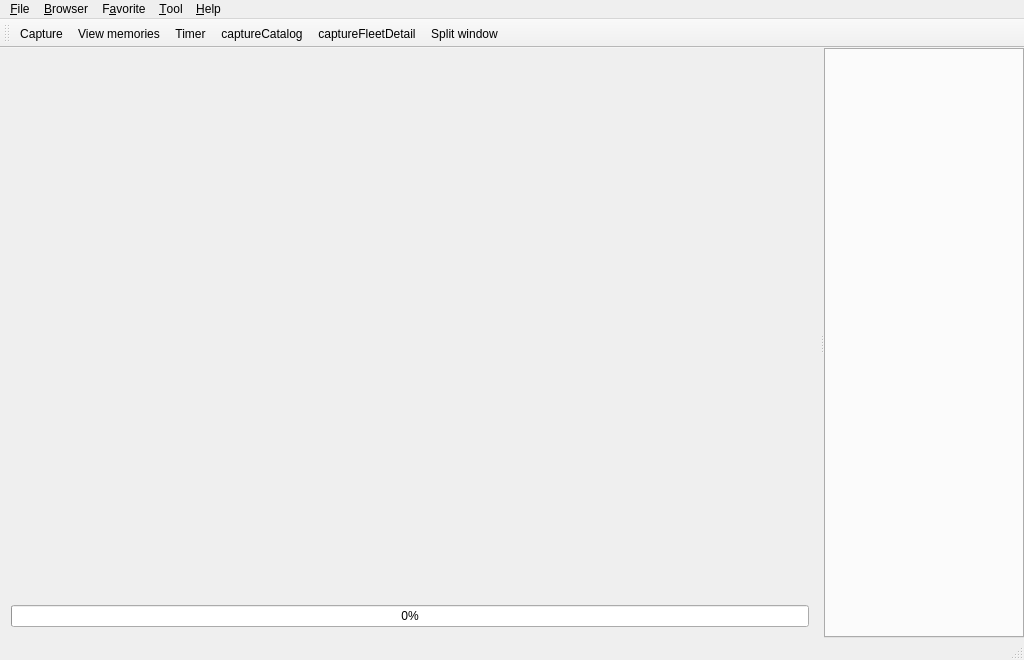
<?xml version="1.0" encoding="UTF-8"?>
<ui version="4.0">
 <class>MainWindow</class>
 <widget class="QMainWindow" name="MainWindow">
  <property name="geometry">
   <rect>
    <x>0</x>
    <y>0</y>
    <width>1024</width>
    <height>660</height>
   </rect>
  </property>
  <property name="minimumSize">
   <size>
    <width>1024</width>
    <height>660</height>
   </size>
  </property>
  <property name="windowTitle">
   <string>Kan Memo -KanMusu Memory-</string>
  </property>
  <property name="windowIcon">
   <iconset resource="KanmusuMemory.qrc">
    <normaloff>:/resources/KanmusuMemory32.png</normaloff>:/resources/KanmusuMemory32.png</iconset>
  </property>
  <widget class="QWidget" name="centralWidget">
   <layout class="QVBoxLayout" name="verticalLayout_2">
    <property name="spacing">
     <number>0</number>
    </property>
    <property name="leftMargin">
     <number>0</number>
    </property>
    <property name="topMargin">
     <number>0</number>
    </property>
    <property name="rightMargin">
     <number>0</number>
    </property>
    <property name="bottomMargin">
     <number>0</number>
    </property>
    <item>
     <widget class="QSplitter" name="splitter">
      <property name="orientation">
       <enum>Qt::Horizontal</enum>
      </property>
      <widget class="QWidget" name="verticalLayoutWidget">
       <layout class="QVBoxLayout" name="verticalLayout">
        <item>
         <widget class="WebView" name="webView" native="true">
          <property name="minimumSize">
           <size>
            <width>800</width>
            <height>480</height>
           </size>
          </property>
         </widget>
        </item>
        <item>
         <widget class="QProgressBar" name="progressBar">
          <property name="value">
           <number>0</number>
          </property>
         </widget>
        </item>
       </layout>
      </widget>
      <widget class="TabWidget" name="tabWidget">
       <property name="enabled">
        <bool>true</bool>
       </property>
       <property name="minimumSize">
        <size>
         <width>200</width>
         <height>480</height>
        </size>
       </property>
       <property name="currentIndex">
        <number>-1</number>
       </property>
       <property name="tabsClosable">
        <bool>true</bool>
       </property>
       <property name="movable">
        <bool>true</bool>
       </property>
      </widget>
     </widget>
    </item>
   </layout>
  </widget>
  <widget class="QMenuBar" name="menuBar">
   <property name="geometry">
    <rect>
     <x>0</x>
     <y>0</y>
     <width>1024</width>
     <height>21</height>
    </rect>
   </property>
   <widget class="QMenu" name="file">
    <property name="title">
     <string>&amp;File</string>
    </property>
    <addaction name="capture"/>
    <addaction name="actionCaptureAndEdit"/>
    <addaction name="viewMemory"/>
    <addaction name="captureCatalog"/>
    <addaction name="captureFleetDetail"/>
    <addaction name="separator"/>
    <addaction name="preferences"/>
    <addaction name="separator"/>
    <addaction name="exit"/>
   </widget>
   <widget class="QMenu" name="browser">
    <property name="title">
     <string>&amp;Browser</string>
    </property>
    <widget class="QMenu" name="menuGame_size">
     <property name="title">
      <string>Zoom</string>
     </property>
     <addaction name="actionZoom200"/>
     <addaction name="actionZoom175"/>
     <addaction name="actionZoom150"/>
     <addaction name="actionZoom125"/>
     <addaction name="actionZoom100"/>
     <addaction name="actionZoom075"/>
     <addaction name="actionZoom050"/>
    </widget>
    <addaction name="reload"/>
    <addaction name="actionReturn_to_Kan_Colle"/>
    <addaction name="separator"/>
    <addaction name="actionFullScreen"/>
    <addaction name="menuGame_size"/>
    <addaction name="separator"/>
    <addaction name="actionSplitWindow"/>
    <addaction name="actionReloadTab"/>
    <addaction name="actionAddTab"/>
    <addaction name="actionRemoveTab"/>
    <addaction name="separator"/>
    <addaction name="actionClearAccessCache"/>
   </widget>
   <widget class="QMenu" name="help">
    <property name="title">
     <string>&amp;Help</string>
    </property>
    <addaction name="actionUpdate"/>
    <addaction name="separator"/>
    <addaction name="about"/>
   </widget>
   <widget class="QMenu" name="favorite">
    <property name="title">
     <string>F&amp;avorite</string>
    </property>
   </widget>
   <widget class="QMenu" name="tool">
    <property name="title">
     <string>&amp;Tool</string>
    </property>
    <addaction name="notificationTimer"/>
    <addaction name="separator"/>
    <addaction name="actionViewToolBar"/>
   </widget>
   <addaction name="file"/>
   <addaction name="browser"/>
   <addaction name="favorite"/>
   <addaction name="tool"/>
   <addaction name="help"/>
  </widget>
  <widget class="QStatusBar" name="statusBar"/>
  <widget class="QToolBar" name="toolBar">
   <property name="windowTitle">
    <string>toolBar</string>
   </property>
   <attribute name="toolBarArea">
    <enum>TopToolBarArea</enum>
   </attribute>
   <attribute name="toolBarBreak">
    <bool>false</bool>
   </attribute>
   <addaction name="capture"/>
   <addaction name="viewMemory"/>
   <addaction name="notificationTimer"/>
   <addaction name="captureCatalog"/>
   <addaction name="captureFleetDetail"/>
   <addaction name="actionSplitWindow"/>
  </widget>
  <action name="exit">
   <property name="text">
    <string>&amp;Exit</string>
   </property>
   <property name="shortcut">
    <string>Ctrl+Q</string>
   </property>
   <property name="menuRole">
    <enum>QAction::QuitRole</enum>
   </property>
  </action>
  <action name="capture">
   <property name="text">
    <string>Capture</string>
   </property>
   <property name="toolTip">
    <string>Capture(F5)</string>
   </property>
   <property name="shortcut">
    <string>F5</string>
   </property>
  </action>
  <action name="reload">
   <property name="text">
    <string>&amp;Reload</string>
   </property>
  </action>
  <action name="adjust">
   <property name="text">
    <string>&amp;Adjust KanColle position</string>
   </property>
   <property name="shortcut">
    <string>Ctrl+F</string>
   </property>
  </action>
  <action name="viewMemory">
   <property name="enabled">
    <bool>true</bool>
   </property>
   <property name="text">
    <string>&amp;View memories</string>
   </property>
   <property name="toolTip">
    <string>View memories(F6)</string>
   </property>
   <property name="shortcut">
    <string>F6</string>
   </property>
  </action>
  <action name="preferences">
   <property name="text">
    <string>&amp;Preferences ...</string>
   </property>
   <property name="menuRole">
    <enum>QAction::PreferencesRole</enum>
   </property>
  </action>
  <action name="about">
   <property name="text">
    <string>&amp;About</string>
   </property>
   <property name="menuRole">
    <enum>QAction::AboutRole</enum>
   </property>
  </action>
  <action name="notificationTimer">
   <property name="text">
    <string>&amp;Timer</string>
   </property>
   <property name="toolTip">
    <string>Timer(F7)</string>
   </property>
   <property name="shortcut">
    <string>F7</string>
   </property>
  </action>
  <action name="captureCatalog">
   <property name="text">
    <string>captureCatalog</string>
   </property>
   <property name="toolTip">
    <string>captureCatalog</string>
   </property>
  </action>
  <action name="captureFleetDetail">
   <property name="text">
    <string>captureFleetDetail</string>
   </property>
   <property name="toolTip">
    <string>captureFleetDetail</string>
   </property>
   <property name="shortcut">
    <string>F9</string>
   </property>
  </action>
  <action name="actionReturn_to_Kan_Colle">
   <property name="text">
    <string>Return to Kan Colle</string>
   </property>
  </action>
  <action name="actionFullScreen">
   <property name="text">
    <string>&amp;Full screen</string>
   </property>
   <property name="toolTip">
    <string>Full screen(Ctrl+Enter)</string>
   </property>
   <property name="shortcut">
    <string>Ctrl+Return</string>
   </property>
  </action>
  <action name="actionClearAccessCache">
   <property name="text">
    <string>Clear Access Cache</string>
   </property>
  </action>
  <action name="actionCaptureAndEdit">
   <property name="text">
    <string>Capture and Edit</string>
   </property>
   <property name="shortcut">
    <string>Ctrl+F5</string>
   </property>
  </action>
  <action name="actionSplitWindow">
   <property name="text">
    <string>Split window</string>
   </property>
  </action>
  <action name="actionAddTab">
   <property name="text">
    <string>Add tab</string>
   </property>
   <property name="shortcut">
    <string>Ctrl+T</string>
   </property>
  </action>
  <action name="actionRemoveTab">
   <property name="text">
    <string>Remove tab</string>
   </property>
   <property name="shortcut">
    <string>Ctrl+W</string>
   </property>
  </action>
  <action name="actionReloadTab">
   <property name="text">
    <string>Reload tab</string>
   </property>
   <property name="shortcut">
    <string>Ctrl+R</string>
   </property>
  </action>
  <action name="actionTabSwitchPrev">
   <property name="text">
    <string>Tab Switch Prev</string>
   </property>
   <property name="shortcut">
    <string>Ctrl+Shift+Tab</string>
   </property>
  </action>
  <action name="actionTabSwitchNext">
   <property name="text">
    <string>Tab Switch Next</string>
   </property>
   <property name="shortcut">
    <string>Ctrl+Tab</string>
   </property>
  </action>
  <action name="actionTabSwitchPrev2">
   <property name="text">
    <string>Tab Switch Prev2</string>
   </property>
   <property name="shortcut">
    <string>Ctrl+PgUp</string>
   </property>
  </action>
  <action name="actionTabSwitchNext2">
   <property name="text">
    <string>Tab Switch Next2</string>
   </property>
   <property name="shortcut">
    <string>Ctrl+PgDown</string>
   </property>
  </action>
  <action name="actionAdd">
   <property name="text">
    <string>Add</string>
   </property>
  </action>
  <action name="actionFindInTab">
   <property name="text">
    <string>Find in tab</string>
   </property>
   <property name="toolTip">
    <string>Find in tab</string>
   </property>
   <property name="shortcut">
    <string>Ctrl+F</string>
   </property>
  </action>
  <action name="actionUpdate">
   <property name="text">
    <string>&amp;Update</string>
   </property>
  </action>
  <action name="actionZoom075">
   <property name="checkable">
    <bool>true</bool>
   </property>
   <property name="text">
    <string>75%</string>
   </property>
  </action>
  <action name="actionZoom100">
   <property name="checkable">
    <bool>true</bool>
   </property>
   <property name="text">
    <string>100%</string>
   </property>
  </action>
  <action name="actionZoom050">
   <property name="checkable">
    <bool>true</bool>
   </property>
   <property name="text">
    <string>50%</string>
   </property>
  </action>
  <action name="actionZoom125">
   <property name="checkable">
    <bool>true</bool>
   </property>
   <property name="text">
    <string>125%</string>
   </property>
  </action>
  <action name="actionZoom150">
   <property name="checkable">
    <bool>true</bool>
   </property>
   <property name="text">
    <string>150%</string>
   </property>
  </action>
  <action name="actionZoom175">
   <property name="checkable">
    <bool>true</bool>
   </property>
   <property name="text">
    <string>175%</string>
   </property>
  </action>
  <action name="actionZoom200">
   <property name="checkable">
    <bool>true</bool>
   </property>
   <property name="text">
    <string>200%</string>
   </property>
  </action>
  <action name="actionViewToolBar">
   <property name="checkable">
    <bool>true</bool>
   </property>
   <property name="checked">
    <bool>true</bool>
   </property>
   <property name="text">
    <string>View tool bar</string>
   </property>
  </action>
 </widget>
 <layoutdefault spacing="6" margin="11"/>
 <customwidgets>
  <customwidget>
   <class>WebView</class>
   <extends>QWidget</extends>
   <header>webview.h</header>
   <container>1</container>
  </customwidget>
  <customwidget>
   <class>TabWidget</class>
   <extends>QTabWidget</extends>
   <header>tabwidget.h</header>
   <container>1</container>
  </customwidget>
 </customwidgets>
 <resources>
  <include location="KanmusuMemory.qrc"/>
 </resources>
 <connections/>
</ui>
